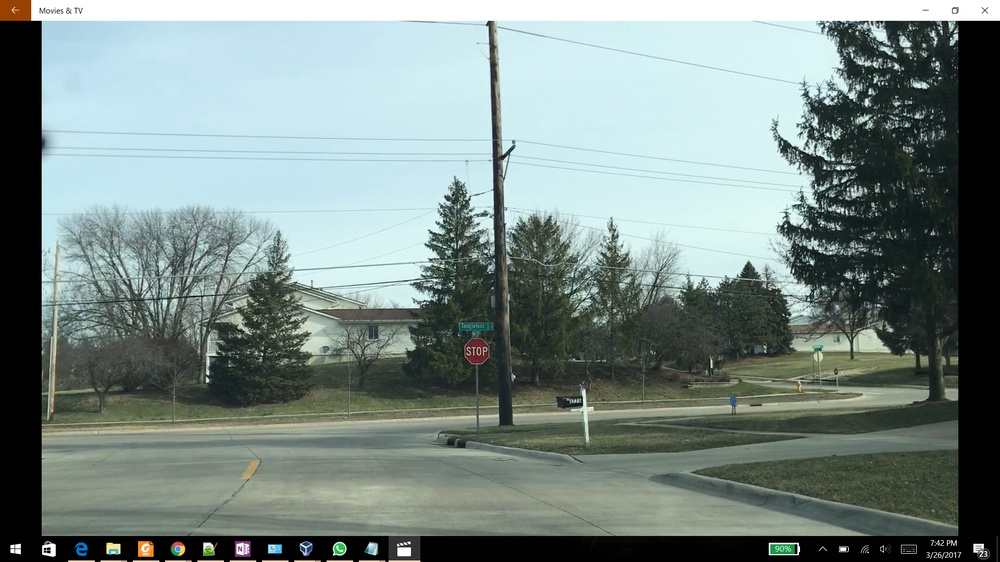
#> input picture code/1.jpg, 1000 x 562 px, shrunk from 1920 x 1080 before the run
$ python classifier.py
#> lines starting #> are read from the running program, lines starting #| are printed output that depends on the picture
import numpy as np
import cv2


ip = cv2.imread('1.jpg')
#> ip is the input picture: shape (562, 1000, 3); mean B, G, R 133.3, 137.2, 122.1
gray_ip = cv2.cvtColor(ip,cv2.COLOR_BGR2GRAY)
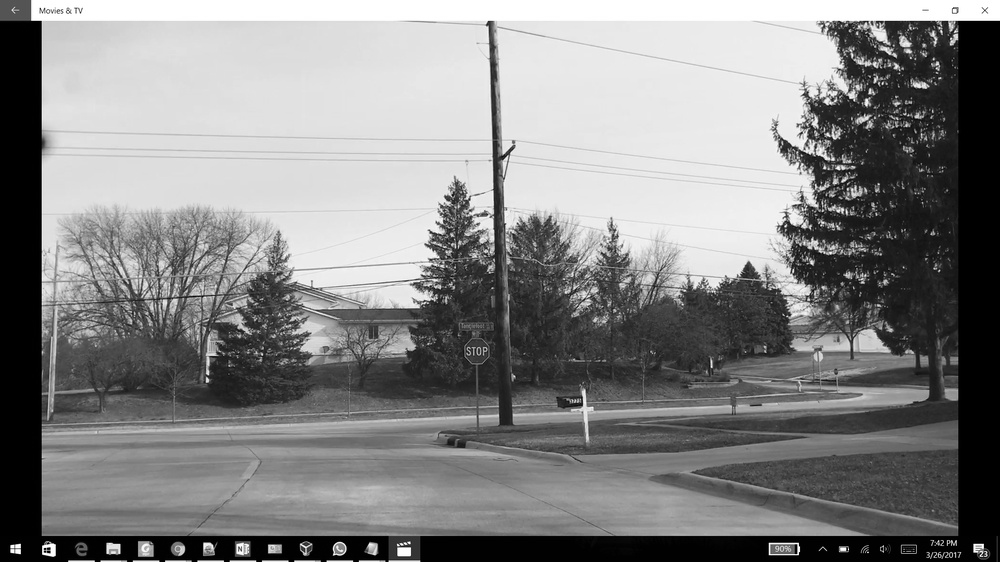
#> gray_ip: shape (562, 1000); min 0, max 255, mean 132.2

stop_cascade = cv2.CascadeClassifier('data/cascade.xml')

stop = stop_cascade.detectMultiScale(gray_ip, scaleFactor=1.3, minNeighbors =10, minSize=(75,75))
#> stop = [[81, 214, 118, 118], [536, 255, 83, 83], [766, 270, 173, 173], [645, 326, 145, 145], [481, 343, 129, 129], [374, 344, 148, 148], [831, 374, 141, 141], [79, 76, 220, 220], [560, 103, 265, 265]]
# add this
for (x,y,w,h) in stop:
  cv2.rectangle(ip,(x,y),(x+w,y+h),(255,255,0),2)
  cv2.imshow('img',ip)
  k = cv2.waitKey(30) & 0xff
  if k == 27:
    break
#> this loop made 1 pass; (key Esc is pressed on pass 1)
#> pass 1, `cv2.imshow('img',ip)`:
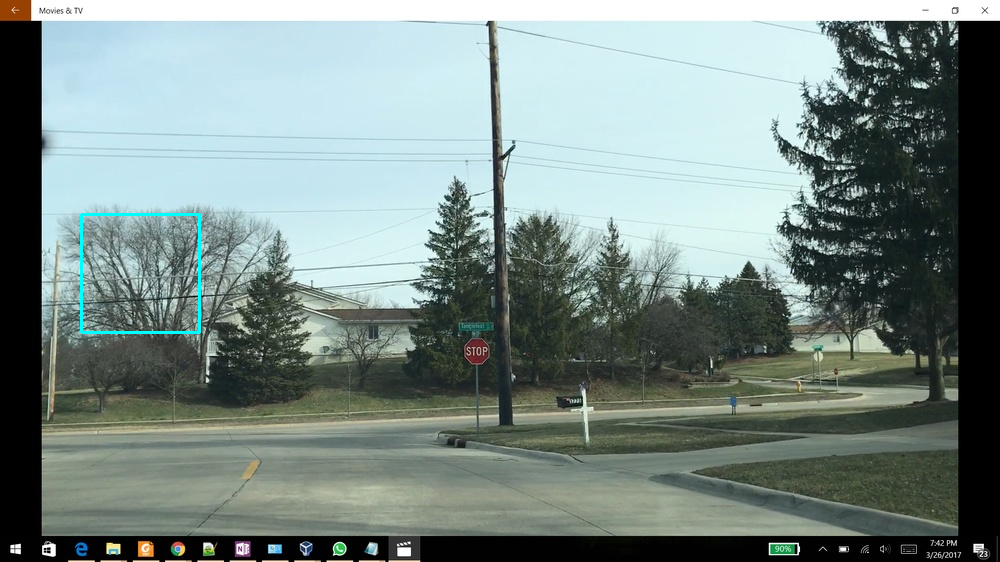
#> window 'img': shape (562, 1000, 3); mean B, G, R 133.6, 137.5, 121.7

cv2.destroyAllWindows()
